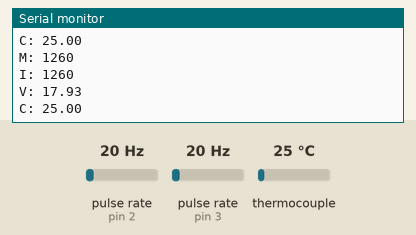
This sketch was run on a simulated Arduino Uno, built with avr-gcc and run on an emulated ATmega328P. On the bench: the last lines printed to the serial monitor. Wiring (inferred from the names in the program): 2 × pulse sensor: data pin 2 / data pin 3. The test bench sets the inputs (shaded band); at power-on: pulse rate (sensors on pin 2, pin 3) 20 Hz, thermocouple 25 °C.

Above: at 1.7 s.
1.8 s: pulse rate (sensor on pin 2) set to 4 Hz
At 2.06 s:
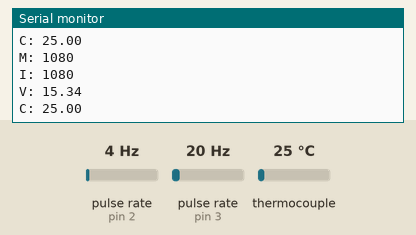
3.3 s: pulse rate (sensor on pin 3) set to 4 Hz
At 3.4 s:
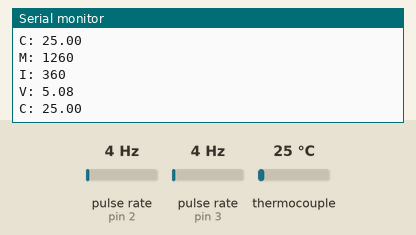
4.8 s: thermocouple set to 6 °C
At 5.08 s:
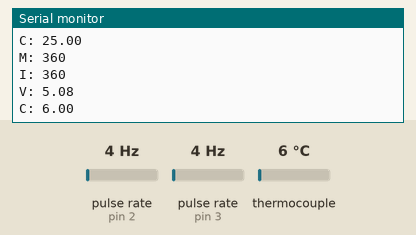
6.3 s: pulse rate (sensor on pin 2) set to 50 Hz
At 6.42 s:
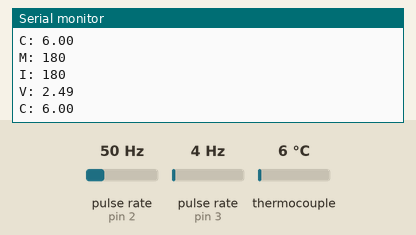
7.8 s: pulse rate (sensor on pin 3) set to 50 Hz
At 8.09 s:
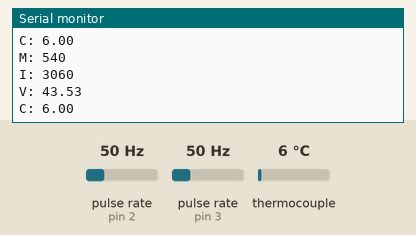
9.3 s: thermocouple set to 75 °C
At 9.77 s:
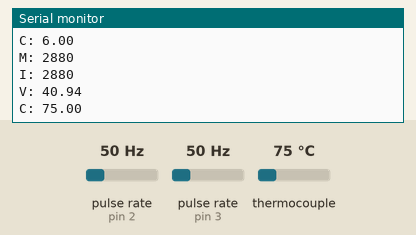
Timing chart, 0 to 11.8 s (numbered marks = the images above; inputs shaded):
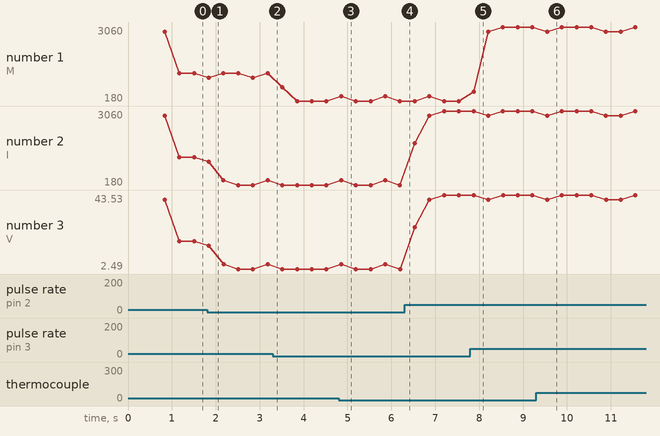

The sketch:

TESTE_RPM_VEL_TEMP.ino
```cpp
#include "max6675.h"
#include <SPI.h>


#define PIN_RPM_M 3
#define PIN_RPM_I 2
#define taxa_atualizacao 3 // Em Hz

const int data = 7;    //Saida do pino SO (Slave Out) do MAX 6675 = D6
const int CLK = 9;    // Clock da spi = D5
const int CS1 = 8;    //  CS do sensor 1 = D4

volatile int rpmM=0; // Rotacoes Por Minuto
int rpdM = 0; //Rotacoes Por Delay
volatile int rpmI=0;
int rpdI = 0;

float vel = 0;

volatile int temp=0;
volatile float velPas=0;


MAX6675 thermocouple1(CLK, CS1, data);

void conta_motor(){
  rpdM++;
}
void conta_indutivo(){
  rpdI++;
}

float calculo_Vel()
{
  vel = (((rpmI/7)*1.66)/60)*3.6; // rpmI / 7 -> rpm na roda -> *1.66 comprimento da roda -> /60 m/s -> *3.6 -> Km/h

  return(vel);
}


void setup()
{
  pinMode(PIN_RPM_M,INPUT);
  pinMode(PIN_RPM_I,INPUT);
  attachInterrupt(digitalPinToInterrupt(PIN_RPM_M), conta_motor, RISING);
  attachInterrupt(digitalPinToInterrupt(PIN_RPM_I), conta_indutivo, RISING);

  Serial.begin(115200);

  delay(500);
}

void loop(){

  delay(1000/taxa_atualizacao);

  rpmM = rpdM*(60*taxa_atualizacao);
  rpmI = rpdI*(60*taxa_atualizacao);


  Serial.print("M: ");
  Serial.println(rpmM);
  //Serial.println(digitalRead(PIN_RPM_M));

  Serial.print("I: ");
  Serial.println(rpmI);
 // Serial.println(digitalRead(PIN_RPM_I));

  Serial.print("V: ");
  Serial.println(calculo_Vel());


  Serial.print("C: ");
  Serial.println(thermocouple1.readCelsius());

  Serial.println("");


  rpdM = 0;
  rpdI = 0;
}
```

Measured:
- after the input at 4.8 s, the serial monitor: prints a new line after 0.06 s (image 3)
- after the input at 7.8 s, the serial monitor: prints a new line after 0.07 s (image 5)
- after the input at 9.3 s, the serial monitor: prints a new line after 0.25 s (image 6)
- plotted number 2: 1260 → 360 after the input at 1.8 s, 180 → 3060 after the input at 6.3 s
- plotted number 3: 17.93 → 5.08 after the input at 1.8 s, 2.49 → 43.53 after the input at 6.3 s
